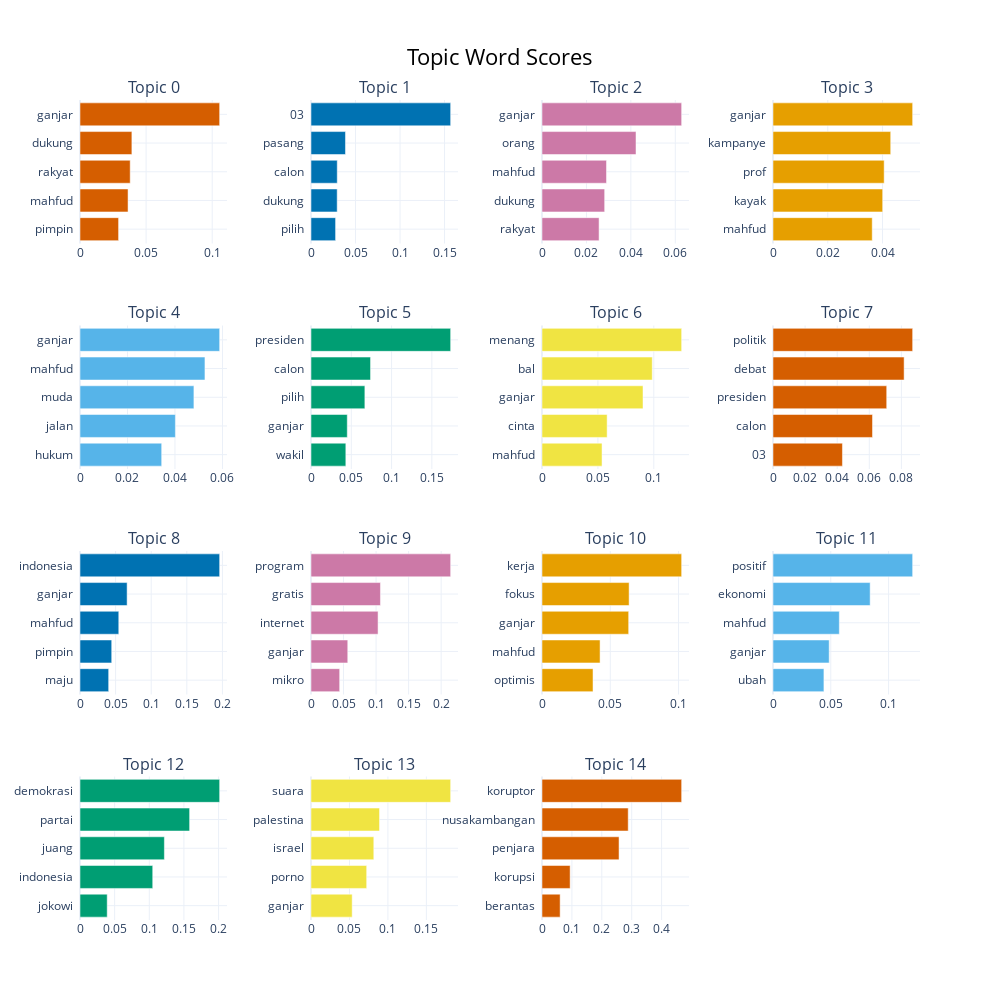

Notebook cell for this chart:
### Code cell
from sklearn.cluster import KMeans

num_topics = 15
kmeans_model = KMeans(n_clusters=num_topics, random_state=42)

topic_model_kmeans = BERTopic(
    embedding_model=embedding_model,
    umap_model=umap_model,
    hdbscan_model=kmeans_model,
    calculate_probabilities=False,
    verbose=True
)

topics_kmeans, _ = topic_model_kmeans.fit_transform(docs)

topic_model_kmeans.visualize_barchart(top_n_topics=15)

### Figure 1 — Plotly figure (JSON) as saved in the notebook; plotly's stock layout.template omitted (floating-point values rounded to 4 significant figures)
{"data": [{"marker": {"color": "#D55E00"}, "orientation": "h", "type": "bar", "x": [0.02918, 0.03635, 0.03798, 0.03925, 0.1056], "xaxis": "x", "y": ["pimpin  ", "mahfud  ", "rakyat  ", "dukung  ", "ganjar  "], "yaxis": "y"}, {"marker": {"color": "#0072B2"}, "orientation": "h", "type": "bar", "x": [0.0276, 0.0294, 0.02948, 0.03872, 0.1568], "xaxis": "x2", "y": ["pilih  ", "dukung  ", "calon  ", "pasang  ", "03  "], "yaxis": "y2"}, {"marker": {"color": "#CC79A7"}, "orientation": "h", "type": "bar", "x": [0.02569, 0.0282, 0.02903, 0.04231, 0.06286], "xaxis": "x3", "y": ["rakyat  ", "dukung  ", "mahfud  ", "orang  ", "ganjar  "], "yaxis": "y3"}, {"marker": {"color": "#E69F00"}, "orientation": "h", "type": "bar", "x": [0.03624, 0.04006, 0.0406, 0.04299, 0.05101], "xaxis": "x4", "y": ["mahfud  ", "kayak  ", "prof  ", "kampanye  ", "ganjar  "], "yaxis": "y4"}, {"marker": {"color": "#56B4E9"}, "orientation": "h", "type": "bar", "x": [0.0344, 0.04017, 0.04797, 0.05262, 0.05882], "xaxis": "x5", "y": ["hukum  ", "jalan  ", "muda  ", "mahfud  ", "ganjar  "], "yaxis": "y5"}, {"marker": {"color": "#009E73"}, "orientation": "h", "type": "bar", "x": [0.04323, 0.04502, 0.06685, 0.07389, 0.1733], "xaxis": "x6", "y": ["wakil  ", "ganjar  ", "pilih  ", "calon  ", "presiden  "], "yaxis": "y6"}, {"marker": {"color": "#F0E442"}, "orientation": "h", "type": "bar", "x": [0.05371, 0.05826, 0.09035, 0.09863, 0.1249], "xaxis": "x7", "y": ["mahfud  ", "cinta  ", "ganjar  ", "bal  ", "menang  "], "yaxis": "y7"}, {"marker": {"color": "#D55E00"}, "orientation": "h", "type": "bar", "x": [0.04328, 0.06201, 0.07086, 0.08171, 0.08702], "xaxis": "x8", "y": ["03  ", "calon  ", "presiden  ", "debat  ", "politik  "], "yaxis": "y8"}, {"marker": {"color": "#0072B2"}, "orientation": "h", "type": "bar", "x": [0.04025, 0.04452, 0.05446, 0.06617, 0.1961], "xaxis": "x9", "y": ["maju  ", "pimpin  ", "mahfud  ", "ganjar  ", "indonesia  "], "yaxis": "y9"}, {"marker": {"color": "#CC79A7"}, "orientation": "h", "type": "bar", "x": [0.04404, 0.05649, 0.1031, 0.1067, 0.2146], "xaxis": "x10", "y": ["mikro  ", "ganjar  ", "internet  ", "gratis  ", "program  "], "yaxis": "y10"}, {"marker": {"color": "#E69F00"}, "orientation": "h", "type": "bar", "x": [0.03737, 0.04252, 0.06347, 0.06379, 0.1023], "xaxis": "x11", "y": ["optimis  ", "mahfud  ", "ganjar  ", "fokus  ", "kerja  "], "yaxis": "y11"}, {"marker": {"color": "#56B4E9"}, "orientation": "h", "type": "bar", "x": [0.04406, 0.04861, 0.05738, 0.08406, 0.1208], "xaxis": "x12", "y": ["ubah  ", "ganjar  ", "mahfud  ", "ekonomi  ", "positif  "], "yaxis": "y12"}, {"marker": {"color": "#009E73"}, "orientation": "h", "type": "bar", "x": [0.03927, 0.1049, 0.1218, 0.1582, 0.2016], "xaxis": "x13", "y": ["jokowi  ", "indonesia  ", "juang  ", "partai  ", "demokrasi  "], "yaxis": "y13"}, {"marker": {"color": "#F0E442"}, "orientation": "h", "type": "bar", "x": [0.05354, 0.0724, 0.08165, 0.08909, 0.1816], "xaxis": "x14", "y": ["ganjar  ", "porno  ", "israel  ", "palestina  ", "suara  "], "yaxis": "y14"}, {"marker": {"color": "#D55E00"}, "orientation": "h", "type": "bar", "x": [0.06067, 0.09405, 0.2576, 0.2883, 0.467], "xaxis": "x15", "y": ["berantas  ", "korupsi  ", "penjara  ", "nusakambangan  ", "koruptor  "], "yaxis": "y15"}], "layout": {"annotations": [{"font": {"size": 16}, "showarrow": false, "text": "Topic 0", "x": 0.0875, "xanchor": "center", "xref": "paper", "y": 1, "yanchor": "bottom", "yref": "paper"}, {"font": {"size": 16}, "showarrow": false, "text": "Topic 1", "x": 0.3625, "xanchor": "center", "xref": "paper", "y": 1, "yanchor": "bottom", "yref": "paper"}, {"font": {"size": 16}, "showarrow": false, "text": "Topic 2", "x": 0.6375, "xanchor": "center", "xref": "paper", "y": 1, "yanchor": "bottom", "yref": "paper"}, {"font": {"size": 16}, "showarrow": false, "text": "Topic 3", "x": 0.9125, "xanchor": "center", "xref": "paper", "y": 1, "yanchor": "bottom", "yref": "paper"}, {"font": {"size": 16}, "showarrow": false, "text": "Topic 4", "x": 0.0875, "xanchor": "center", "xref": "paper", "y": 0.725, "yanchor": "bottom", "yref": "paper"}, {"font": {"size": 16}, "showarrow": false, "text": "Topic 5", "x": 0.3625, "xanchor": "center", "xref": "paper", "y": 0.725, "yanchor": "bottom", "yref": "paper"}, {"font": {"size": 16}, "showarrow": false, "text": "Topic 6", "x": 0.6375, "xanchor": "center", "xref": "paper", "y": 0.725, "yanchor": "bottom", "yref": "paper"}, {"font": {"size": 16}, "showarrow": false, "text": "Topic 7", "x": 0.9125, "xanchor": "center", "xref": "paper", "y": 0.725, "yanchor": "bottom", "yref": "paper"}, {"font": {"size": 16}, "showarrow": false, "text": "Topic 8", "x": 0.0875, "xanchor": "center", "xref": "paper", "y": 0.45, "yanchor": "bottom", "yref": "paper"}, {"font": {"size": 16}, "showarrow": false, "text": "Topic 9", "x": 0.3625, "xanchor": "center", "xref": "paper", "y": 0.45, "yanchor": "bottom", "yref": "paper"}, {"font": {"size": 16}, "showarrow": false, "text": "Topic 10", "x": 0.6375, "xanchor": "center", "xref": "paper", "y": 0.45, "yanchor": "bottom", "yref": "paper"}, {"font": {"size": 16}, "showarrow": false, "text": "Topic 11", "x": 0.9125, "xanchor": "center", "xref": "paper", "y": 0.45, "yanchor": "bottom", "yref": "paper"}, {"font": {"size": 16}, "showarrow": false, "text": "Topic 12", "x": 0.0875, "xanchor": "center", "xref": "paper", "y": 0.175, "yanchor": "bottom", "yref": "paper"}, {"font": {"size": 16}, "showarrow": false, "text": "Topic 13", "x": 0.3625, "xanchor": "center", "xref": "paper", "y": 0.175, "yanchor": "bottom", "yref": "paper"}, {"font": {"size": 16}, "showarrow": false, "text": "Topic 14", "x": 0.6375, "xanchor": "center", "xref": "paper", "y": 0.175, "yanchor": "bottom", "yref": "paper"}], "height": 1000, "hoverlabel": {"bgcolor": "white", "font": {"family": "Rockwell", "size": 16}}, "showlegend": false, "title": {"font": {"color": "Black", "size": 22}, "text": "Topic Word Scores", "x": 0.5, "xanchor": "center", "yanchor": "top"}, "width": 1000, "xaxis": {"anchor": "y", "domain": [0, 0.175], "showgrid": true}, "xaxis10": {"anchor": "y10", "domain": [0.275, 0.45], "showgrid": true}, "xaxis11": {"anchor": "y11", "domain": [0.55, 0.725], "showgrid": true}, "xaxis12": {"anchor": "y12", "domain": [0.825, 1], "showgrid": true}, "xaxis13": {"anchor": "y13", "domain": [0, 0.175], "showgrid": true}, "xaxis14": {"anchor": "y14", "domain": [0.275, 0.45], "showgrid": true}, "xaxis15": {"anchor": "y15", "domain": [0.55, 0.725], "showgrid": true}, "xaxis16": {"anchor": "y16", "domain": [0.825, 1], "showgrid": true}, "xaxis2": {"anchor": "y2", "domain": [0.275, 0.45], "showgrid": true}, "xaxis3": {"anchor": "y3", "domain": [0.55, 0.725], "showgrid": true}, "xaxis4": {"anchor": "y4", "domain": [0.825, 1], "showgrid": true}, "xaxis5": {"anchor": "y5", "domain": [0, 0.175], "showgrid": true}, "xaxis6": {"anchor": "y6", "domain": [0.275, 0.45], "showgrid": true}, "xaxis7": {"anchor": "y7", "domain": [0.55, 0.725], "showgrid": true}, "xaxis8": {"anchor": "y8", "domain": [0.825, 1], "showgrid": true}, "xaxis9": {"anchor": "y9", "domain": [0, 0.175], "showgrid": true}, "yaxis": {"anchor": "x", "domain": [0.825, 1], "showgrid": true}, "yaxis10": {"anchor": "x10", "domain": [0.275, 0.45], "showgrid": true}, "yaxis11": {"anchor": "x11", "domain": [0.275, 0.45], "showgrid": true}, "yaxis12": {"anchor": "x12", "domain": [0.275, 0.45], "showgrid": true}, "yaxis13": {"anchor": "x13", "domain": [0, 0.175], "showgrid": true}, "yaxis14": {"anchor": "x14", "domain": [0, 0.175], "showgrid": true}, "yaxis15": {"anchor": "x15", "domain": [0, 0.175], "showgrid": true}, "yaxis16": {"anchor": "x16", "domain": [0, 0.175], "showgrid": true}, "yaxis2": {"anchor": "x2", "domain": [0.825, 1], "showgrid": true}, "yaxis3": {"anchor": "x3", "domain": [0.825, 1], "showgrid": true}, "yaxis4": {"anchor": "x4", "domain": [0.825, 1], "showgrid": true}, "yaxis5": {"anchor": "x5", "domain": [0.55, 0.725], "showgrid": true}, "yaxis6": {"anchor": "x6", "domain": [0.55, 0.725], "showgrid": true}, "yaxis7": {"anchor": "x7", "domain": [0.55, 0.725], "showgrid": true}, "yaxis8": {"anchor": "x8", "domain": [0.55, 0.725], "showgrid": true}, "yaxis9": {"anchor": "x9", "domain": [0.275, 0.45], "showgrid": true}}}
